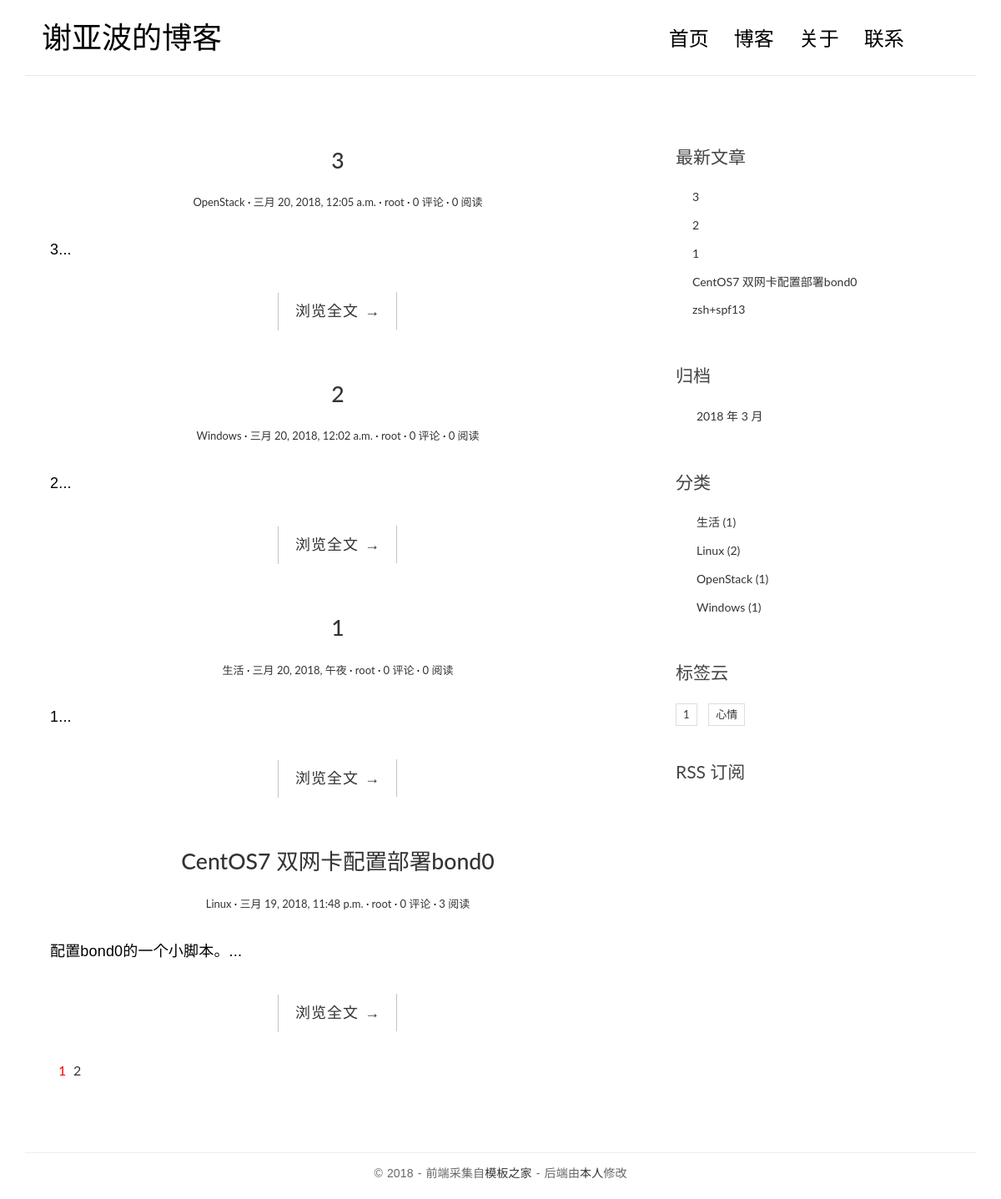
/, run on an earlier commit of the app's database.
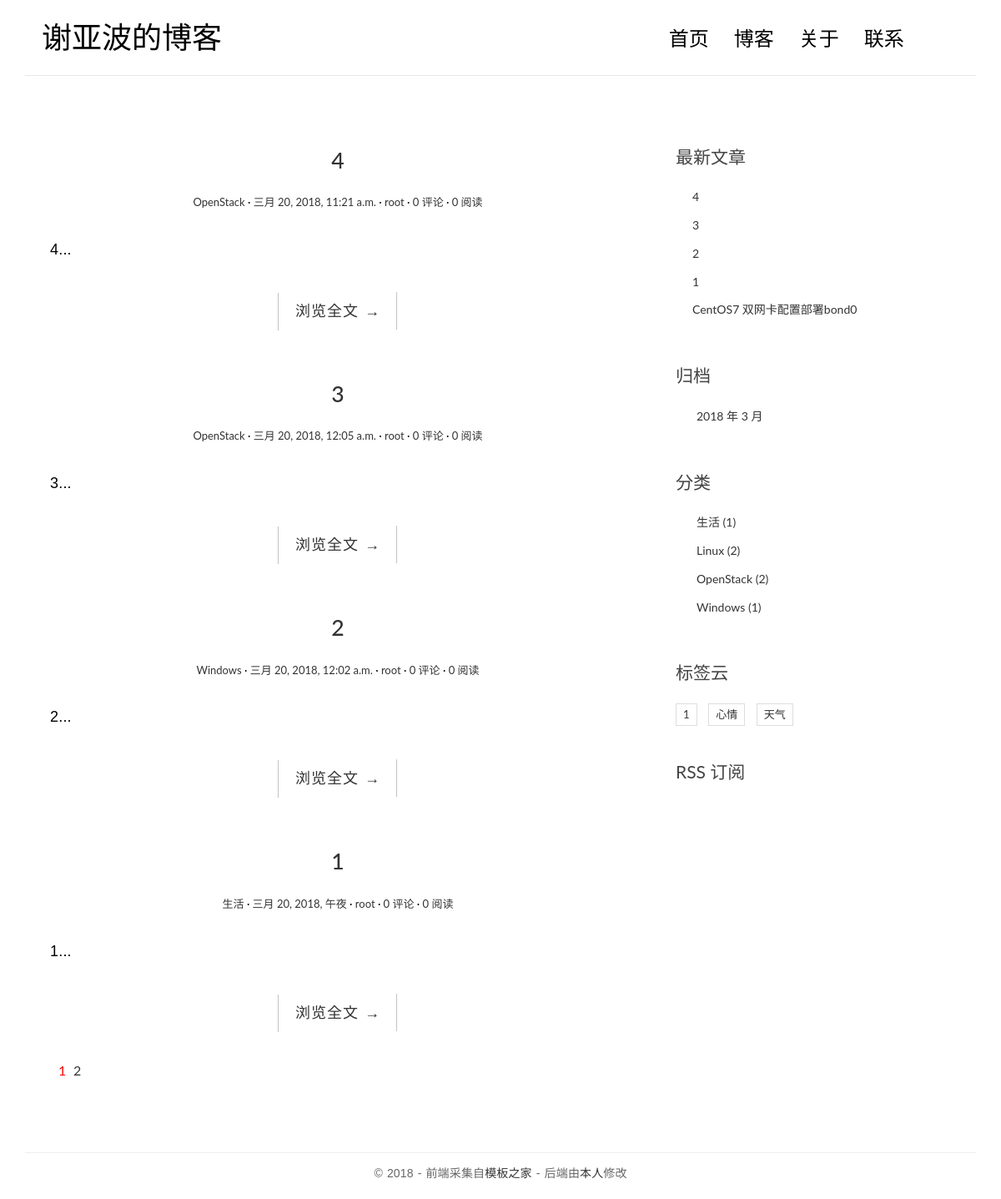
And on a later commit of the database.
### blog/models.py (models this page shows, shortened)
@python_2_unicode_compatible
class Post(models.Model):
    title = models.CharField(max_length=70)
    body = models.TextField()
    created_time = models.DateTimeField()
    modified_time = models.DateTimeField()
    excerpt = models.CharField(max_length=200, blank=True)
    views = models.PositiveIntegerField(default=0)
    category = models.ForeignKey(Category)
    tags = models.ManyToManyField(Tag, blank=True)
    author = models.ForeignKey(User)
    def get_absolute_url(self):
        return reverse('blog:detail', kwargs={'pk': self.pk})
    class Meta:
        ordering = ['-created_time']

@python_2_unicode_compatible
class Category(models.Model):
    name = models.CharField(max_length=100)

@python_2_unicode_compatible
class Tag(models.Model):
    name = models.CharField(max_length=100)

### blog/views.py (the view, shortened to what this page needs)
# urls.py: url(r'^$', views.IndexView.as_view(), name='index'),
class IndexView(ListView):
    model = Post
    template_name = 'blog/index.html'
    context_object_name = 'post_list'
    paginate_by = 4
    def get_context_data(self, **kwargs):
        context = super(IndexView, self).get_context_data(**kwargs)
        paginator = context.get('paginator')
        page = context.get('page_obj')
        is_paginated = context.get('is_paginated')
        pagination_data = self.pagination_data(paginator, page, is_paginated)
        context.update(pagination_data)
        return context
    def pagination_data(self, paginator, page, is_paginated):
        if not is_paginated:
            return {}
        left = []
        right = []
        left_has_more = False
        right_has_more = False
        first = False
        last = False
        page_number = page.number
        total_pages = paginator.num_pages
        page_range = paginator.page_range
        if page_number == 1:
            right = page_range[page_number:page_number + 2]
            if right[-1] < total_pages - 1:
                right_has_more = True
            if right[-1] < total_pages:
                last = True
        elif page_number == total_pages:
            left = page_range[(page_number - 3) if (page_number - 3) > 0 else 0:page_number - 1]
            if left[0] > 2:
                left_has_more = True
            if left[0] > 1:
                first = True
        data = {
            'left': left,
            'right': right,
            'left_has_more': left_has_more,
            'right_has_more': right_has_more,
            'first': first,
            'last': last,
        }
        return data

### blog/templatetags/blog_tags.py (called while the page is built)
@register.simple_tag
def get_recent_posts(num=5):
    return Post.objects.all()[:num]

@register.simple_tag
def archives():
    return Post.objects.dates('created_time', 'month', order='DESC')

@register.simple_tag
def get_categories():
    return Category.objects.annotate(num_posts=Count('post')).filter(num_posts__gt=0)

@register.simple_tag
def get_tags():
    return Tag.objects.annotate(num_posts=Count('post')).filter(num_posts__gt=0)

### templates/blog/index.html (shortened to what this page needs)
{% extends 'base.html' %}
{% block main %}
    {% for post in post_list %}
        <article class="post post-{{ post.pk }}">
            <header class="entry-header">
                <h1 class="entry-title">
                    <a href="{{ post.get_absolute_url }}">{{ post.title }}</a>
                </h1>
                <div class="entry-meta">
                    <span class="post-category">
                        <a href="{% url 'blog:category' post.category.pk %}">{{ post.category.name }}</a></span>
                    <span class="post-date"><a href="#"><time class="entry-date"
                                                              datetime="{{ post.created_time }}">{{ post.created_time }}</time></a></span>
                    <span class="post-author"><a href="#">{{ post.author }}</a></span>
                    <span class="comments-link">
                        <a href="{{ post.get_absolute_url }}#comment-area">{{ post.comment_set.count }} 评论</a></span>
                    <span class="views-count"><a href="{{ post.get_absolute_url }}">{{ post.views }} 阅读</a></span>
                </div>
            </header>
            <div class="entry-content clearfix">
                <p>{{ post.excerpt }}...</p>
                <div class="read-more cl-effect-14">
                    <a href="{{ post.get_absolute_url }}" class="more-link">浏览全文 <span class="meta-nav">→</span></a>
                </div>
            </div>
        </article>
    {% empty %}
        <div class="no-post">暂时还没有发布的文章！</div>
    {% endfor %}
    {% if is_paginated %}
        <div class="pagination">
            <ul>
                <li class="current"><a href="?page={{ page_obj.number }}">{{ page_obj.number }}</a></li>
                {% if right %}
                    {% for i in right %}
                        <li><a href="?page={{ i }}">{{ i }}</a></li>
                    {% endfor %}
                {% endif %}
            </ul>
        </div>
    {% endif %}
{% endblock main %}

### templates/base.html (shortened to what this page needs)
{% load staticfiles %}
{% load blog_tags %}
<!DOCTYPE html>
<html>
<head>
    <link rel="stylesheet" href="http://code.ionicframework.com/ionicons/2.0.1/css/ionicons.min.css">
    <link rel="stylesheet" href="{% static 'blog/css/bootstrap.min.css' %}">
    <link rel="stylesheet" href="{% static 'blog/css/pace.css' %}">
    <link rel="stylesheet" href="{% static 'blog/css/custom.css' %}">
    <link rel="stylesheet" href="{% static 'blog/css/highlights/github.css' %}">
</head>
<body>
<div class="container">
    <header id="site-header">
        <div class="row">
            <div class="col-md-4 col-sm-5 col-xs-8">
                <div class="logo">
                    <h1><a href="{% url 'blog:index' %}"><b>谢亚波的博客</b></a></h1>
                </div>
            </div>
            <div class="col-md-8 col-sm-7 col-xs-4">
                <nav class="main-nav" role="navigation">
                    <div class="collapse navbar-collapse" id="bs-example-navbar-collapse-1">
                        <ul class="nav navbar-nav navbar-right">
                            <li class="cl-effect-11"><a href="{% url 'blog:index' %}" data-hover="首页">首页</a></li>
                            <li class="cl-effect-11"><a href="#" data-hover="博客">博客</a></li>
                            <li class="cl-effect-11"><a href="#" data-hover="关于">关于</a></li>
                            <li class="cl-effect-11"><a href="#" data-hover="联系">联系</a></li>
                        </ul>
                    </div>
                </nav>
            </div>
        </div>
    </header>
</div>
<div class="content-body">
    <div class="container">
        <div class="row">
            <main class="col-md-8">
                {% block main %}
                {% endblock main %}
            </main>
            <aside class="col-md-4">
                <div class="widget widget-recent-posts">
                    <h3 class="widget-title">最新文章</h3>
                    {% get_recent_posts as recent_post_list %}
                    <ul>
                        {% for post in recent_post_list %}
                            <li>
                                <a href="{{ post.get_absolute_url }}">{{ post.title }}</a>
                            </li>
                        {% empty %}
                            暂无文章！
                        {% endfor %}
                    </ul>
                </div>
                <div class="widget widget-archives">
                    <h3 class="widget-title">归档</h3>
                    {% archives as date_list %}
                    <ul>
                        {% for date in date_list %}
                            <li>
                                <a href="{% url 'blog:archives' date.year date.month %}">{{ date.year }}
                                    年 {{ date.month }} 月</a>
                            </li>
                        {% empty %}
                            暂无归档！
                        {% endfor %}
                    </ul>
                </div>
                <div class="widget widget-category">
                    <h3 class="widget-title">分类</h3>
                    {% get_categories as category_list %}
                    <ul>
                        {% for category in category_list %}
                            <li>
                                <a href="{% url 'blog:category' category.pk %}">{{ category.name }} <span
                                        class="post-count">({{ category.num_posts }})</span></a>
                            </li>
                        {% empty %}
                            暂无分类！
                        {% endfor %}
                    </ul>
                </div>
                <div class="widget widget-tag-cloud">
                    <h3 class="widget-title">标签云</h3>
                    {% get_tags as tag_list %}
                    <ul>
                        {% for tag in tag_list %}
                            <li>
                                <a href="{% url 'blog:tag' tag.pk %}">{{ tag.name }}</a>
                            </li>
                        {% empty %}
                            暂无标签！
                        {% endfor %}
                    </ul>
                </div>
                <div class="rss">
                    <a href="{% url 'rss' %}"> RSS 订阅</a>
                </div>
            </aside>
        </div>
    </div>
</div>
<footer id="site-footer">
    <div class="container">
        <div class="row">
            <div class="col-md-12">
                <p class="copyright">&copy 2018 - 前端采集自<a href="http://www.cssmoban.com/"
                                                        target="_blank" title="模板之家">模板之家</a>
                    - 后端由<a href="http://zmrenwu.com/" title="网页模板" target="_blank">本人</a>修改
                </p>
            </div>
        </div>
    </div>
</footer>
</body>
</html>

### blog/static/blog/css/custom.css (style rules this page uses)
* { outline: none; }
h1, h2, h3, h4, h5, h6 { margin-top: 0; }
b { font-weight: 400; }
a { color: #333; }
body { color: #444; font-family: 'Lato', sans-serif; }
p { font-family: 'Ubuntu', sans-serif; font-weight: 400; word-spacing: 1px; letter-spacing: 0.01em; }
#site-header { background-color: #FFF; padding: 25px 20px; margin-bottom: 40px; border-bottom: 1px solid #e7e7e7; }
.logo h1 a { color: #000; }
.logo h1 { margin: 0; font-family: 'Lato', sans-serif; font-weight: 300; }
.main-nav { margin-top: 11px; max-width: 95%; }
.main-nav a { color: #000000 !important; padding: 0 0 5px 0 !important; margin-right: 30px; font-family: 'Lato', sans-serif; font-weight: 300; font-size: 24px; }
.cl-effect-11 a { padding: 10px 0; color: #0972b4; text-shadow: none; }
.cl-effect-11 a::before { position: absolute; top: 0; left: 0; overflow: hidden; padding: 0 0 5px 0 !important; max-width: 0; border-bottom: 1px solid #000; color: #000; content: attr(data-hover); white-space: nowrap; -webkit-transition: max-width 0.5s; -moz-transition: max-width 0.5s; transition: max-width 0.5s; }
.content-body { padding-bottom: 4em; }
.post { background: #fff; padding: 30px 30px 0; }
.entry-title { text-align: center; font-size: 1.9em; margin-bottom: 20px; line-height: 1.6; padding: 10px 20px 0; }
.entry-meta { text-align: center; color: #DDDDDD; font-size: 13px; margin-bottom: 30px; }
.entry-content { font-size: 18px; line-height: 1.9; font-weight: 300; color: #000; }
.post-category::after, .post-date::after, .post-author::after, .comments-link::after { content: ' ·'; color: #000; }
.read-more { font-family: 'Ubuntu', sans-serif; font-weight: 400; word-spacing: 1px; letter-spacing: 0.01em; text-align: center; margin-top: 20px; }
.cl-effect-14 a { padding: 0 20px; height: 45px; line-height: 45px; position: relative; display: inline-block; margin: 15px 25px; letter-spacing: 1px; font-weight: 400; text-shadow: 0 0 1px rgba(255, 255, 255, 0.3); }
.cl-effect-14 a::before, .cl-effect-14 a::after { position: absolute; width: 45px; height: 1px; background: #C3C3C3; content: ''; -webkit-transition: all 0.3s; -moz-transition: all 0.3s; transition: all 0.3s; pointer-events: none; }
.cl-effect-14 a::before { top: 0; left: 0; -webkit-transform: rotate(90deg); -moz-transform: rotate(90deg); transform: rotate(90deg); -webkit-transform-origin: 0 0; -moz-transform-origin: 0 0; transform-origin: 0 0; }
.cl-effect-14 a::after { right: 0; bottom: 0; -webkit-transform: rotate(90deg); -moz-transform: rotate(90deg); transform: rotate(90deg); -webkit-transform-origin: 100% 0; -moz-transform-origin: 100% 0; transform-origin: 100% 0; }
.widget { background: #fff; padding: 30px 0 0; }
.widget-title { font-size: 1.5em; margin-bottom: 20px; line-height: 1.6; padding: 10px 0 0; font-weight: 400; }
.widget-recent-posts ul { padding: 0; margin: 0; padding-left: 20px; }
.widget-recent-posts ul li { list-style-type: none; position: relative; line-height: 170%; margin-bottom: 10px; }
.widget-recent-posts ul li::before { content: '\f3d3'; font-family: "Ionicons"; position: absolute; left: -17px; top: 3px; font-size: 16px; color: #000; }
.widget-archives ul { padding: 0; margin: 0; padding-left: 25px; }
.widget-archives ul li { list-style-type: none; position: relative; line-height: 170%; margin-bottom: 10px; }
.widget-archives ul li::before { content: '\f3f3'; font-family: "Ionicons"; position: absolute; left: -25px; top: 1px; font-size: 16px; color: #000; }
.widget-category ul { padding: 0; margin: 0; padding-left: 25px; }
.widget-category ul li { list-style-type: none; position: relative; line-height: 170%; margin-bottom: 10px; }
.widget-category ul li::before { content: '\f3fe'; font-family: "Ionicons"; position: absolute; left: -25px; top: 1px; font-size: 18px; color: #000; }
.widget-tag-cloud ul { padding: 0; margin: 0; margin-right: -10px; }
.widget-tag-cloud ul li { list-style-type: none; font-size: 13px; display: inline-block; margin-right: 10px; margin-bottom: 10px; padding: 3px 8px; border: 1px solid #ddd; }
.rss { font-size: 21px; margin-top: 30px; }
.rss a { color: #444; }
#site-footer { padding-top: 10px; padding: 0 0 1.5em 0; }
.copyright { text-align: center; padding-top: 1em; margin: 0; border-top: 1px solid #eee; color: #666; }
.pagination ul { list-style: none; }
.pagination ul li { display: inline-block; font-size: 16px; margin-right: 5px; }
.current a { color: red; }

What changed in the data, as far as the page shows it:
no longer on this page (row unchanged): Post: title "zsh+spf13", shown under "最新文章"
no longer on one of the page's lists (row unchanged): Post: title "CentOS7 双网卡配置部署bond0", category.name "Linux", created_time "三月 19, 2018, 11:48 p.m.", author "root", comment_set.count "0", views "3", excerpt "配置bond0的一个小脚本。"
added Post: title "4", category.name "OpenStack", created_time "三月 20, 2018, 11:21 a.m.", author "root", comment_set.count "0", views "0", excerpt "4"
computed for Category "OpenStack": num_posts "1" → "2"
added Tag: name "天气"
